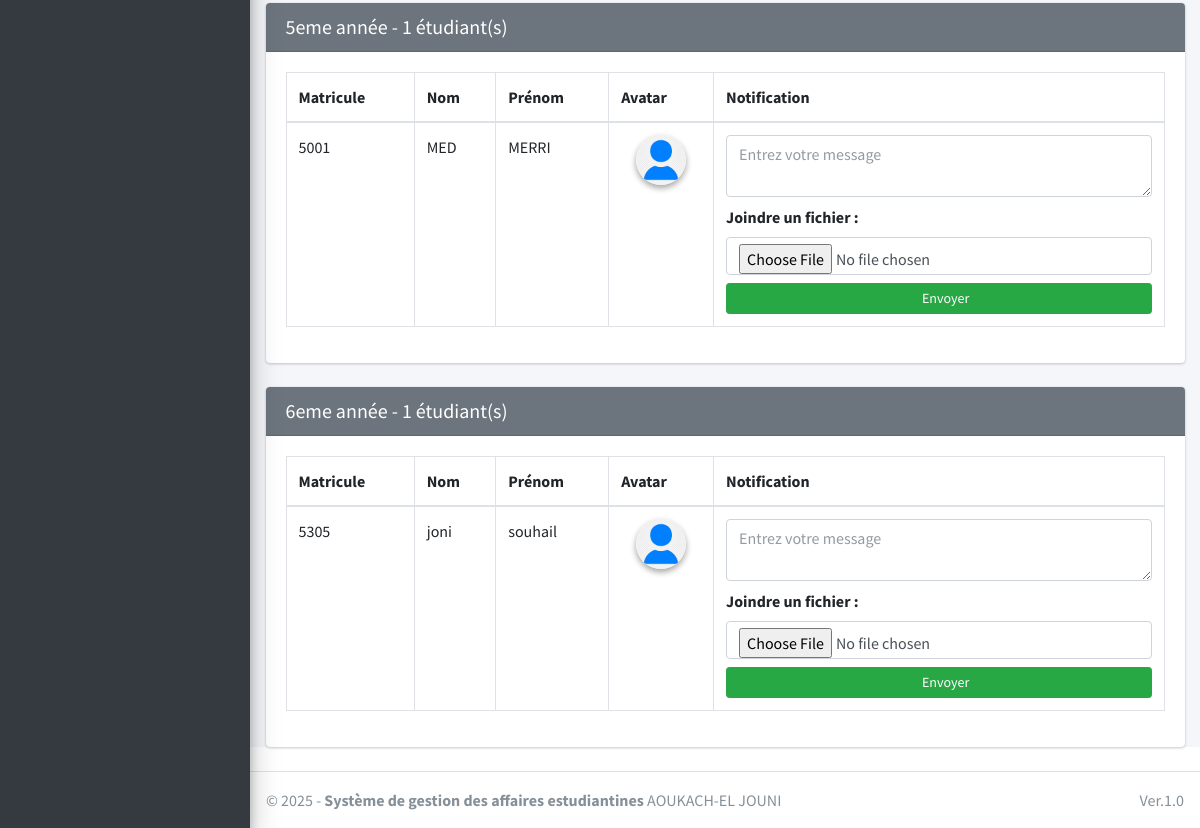
The app's page /admin_notify_student (signed in, lower part), older data.
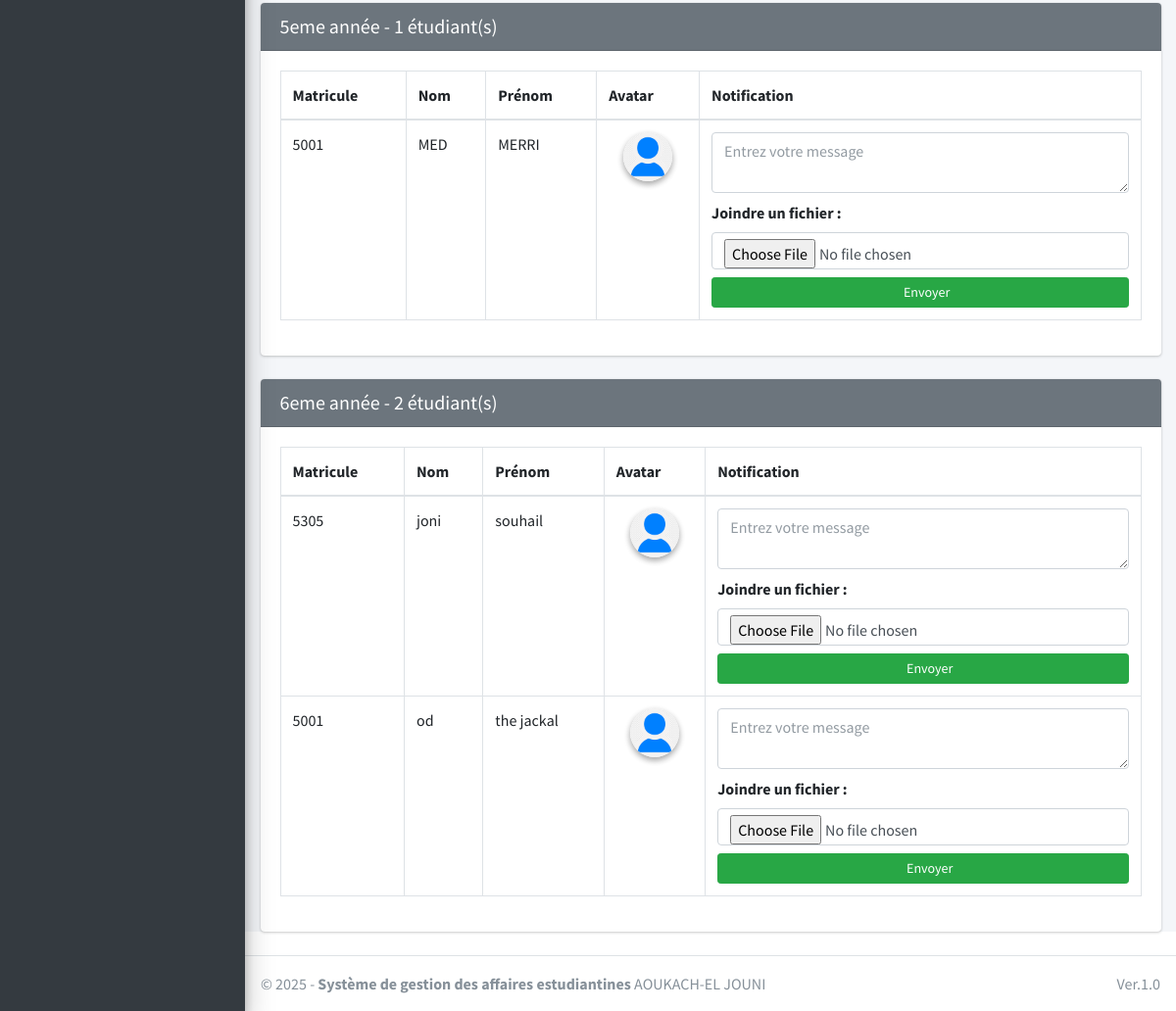
The same page, newer data.
### main_app/models.py (models this page shows, shortened)
class Student(models.Model):
    admin = models.OneToOneField(CustomUser, on_delete=models.CASCADE)
    course = models.ForeignKey(Course, on_delete=models.DO_NOTHING, null=True, blank=False)
    session = models.ForeignKey(Session, on_delete=models.DO_NOTHING, null=True)
    phone_number = models.CharField(max_length=20,  default="06000007")  # Nouveau champ
    matricule = models.CharField(max_length=14, unique=False, default="5001")  # Nouveau champ
    NIVEAU_CHOICES = [
        ('3eme année', '3ème année'),
        ('4eme année', '4ème année'),
        ('5eme année', '5ème année'),
        ('6eme année', '6ème année'),
                  ]
    niveau = models.CharField(max_length=20, choices=NIVEAU_CHOICES, default='3eme année')
    lieu = models.CharField(max_length=100, null=True, blank=True)  # Lieu de naissance
    dateN = models.DateField(null=True, blank=True)  # Date de naissance

class CustomUser(AbstractUser):
    USER_TYPE = ((1, "HOD"), (2, "Staff"), (3, "Student"))
    GENDER = [("M", "Male"), ("F", "Female")]
    username = None  # Removed username, using email instead
    email = models.EmailField(unique=True)
    user_type = models.CharField(default=1, choices=USER_TYPE, max_length=1)
    gender = models.CharField(max_length=1, choices=GENDER)
    profile_pic = models.ImageField()
    address = models.TextField()
    fcm_token = models.TextField(default="")  # For firebase notifications
    created_at = models.DateTimeField(auto_now_add=True)
    updated_at = models.DateTimeField(auto_now=True)
    USERNAME_FIELD = "email"
    REQUIRED_FIELDS = []
    objects = CustomUserManager()
    def __str__(self):
        return self.last_name + ", " + self.first_name

### main_app/hod_views.py (the view)
# urls.py: path("admin_notify_student", hod_views.admin_notify_student,
def admin_notify_student(request):
    students = Student.objects.all().order_by('niveau')
    promotions = Student.objects.values_list('niveau', flat=True).distinct()
    context = {
        'page_title': "Send Notifications To Students",
        'promotions': promotions,
    }
    students_by_niveau = {}
    for student in students:
        niveau = student.niveau
        if niveau not in students_by_niveau:
            students_by_niveau[niveau] = []
        students_by_niveau[niveau].append(student)
    context['students_by_niveau'] = students_by_niveau
    return render(request, "hod_template/student_notification.html", context)

### main_app/templates/hod_template/student_notification.html (shortened to what this page needs)
{% extends 'main_app/base.html' %}
{% load static %}
{% block content %}
<section class="content">
    <div class="container-fluid">
        {% for niveau, students in students_by_niveau.items %}
            <div class="card mb-4">
                <div class="card-header bg-secondary text-white">
                    <h5 class="m-0">{{ niveau }} - {{ students|length }} étudiant(s)</h5>
                </div>
                <div class="card-body">
                    <div class="table-responsive">
                        <table class="table table-bordered table-hover">
                            <thead>
                                <tr>
                                    <th>Matricule</th>
                                    <th>Nom</th>
                                    <th>Prénom</th>
                                    <th>Avatar</th>
                                    <th>Notification</th>
                                </tr>
                            </thead>
                            <tbody>
                                {% for student in students %}
                                    <tr>
                                        <td>{{ student.matricule }}</td>
                                        <td>{{ student.admin.last_name }}</td>
                                        <td>{{ student.admin.first_name }}</td>
                                        <td class="text-center">
                                            <img class="img-circle elevation-2"
                                                 src="{% if student.profile_pic %}{{ student.profile_pic.url }}{% else %}{% static 'dist/img/default-profile.png' %}{% endif %}"
                                                 alt="Photo de profil"
                                                 style="width: 50px; height: 50px; object-fit: cover;">
                                        </td>
                                        <td>
                                            <form class="student-notification-form" method="POST" enctype="multipart/form-data" action="{% url 'send_student_notification' %}">
                                                <div class="form-group mb-2">
                                                    <textarea name="message" class="form-control" rows="2" placeholder="Entrez votre message" required></textarea>
                                                </div>
                                                <div class="form-group mb-2">
                                                    <label for="file_{{ student.id }}" class="form-label">Joindre un fichier :</label>
                                                    <input type="file" id="file_{{ student.id }}" name="file" class="form-control">
                                                </div>
                                                <button type="submit" class="btn btn-success btn-sm w-100">
                                                    <i class="fas fa-paper-plane me-1"></i> Envoyer
                                                </button>
                                            </form>
                                        </td>
                                    </tr>
                                {% endfor %}
                            </tbody>
                        </table>
                    </div>
                </div>
            </div>
        {% endfor %}
    </div>
</section>
{% endblock content %}

Row changes from the older to the newer data that the page shows:
computed for Student "6eme année": students "1" → "2"
added Student: matricule "5001", admin.last_name "od", admin.first_name "the jackal", shown under "6eme année"
